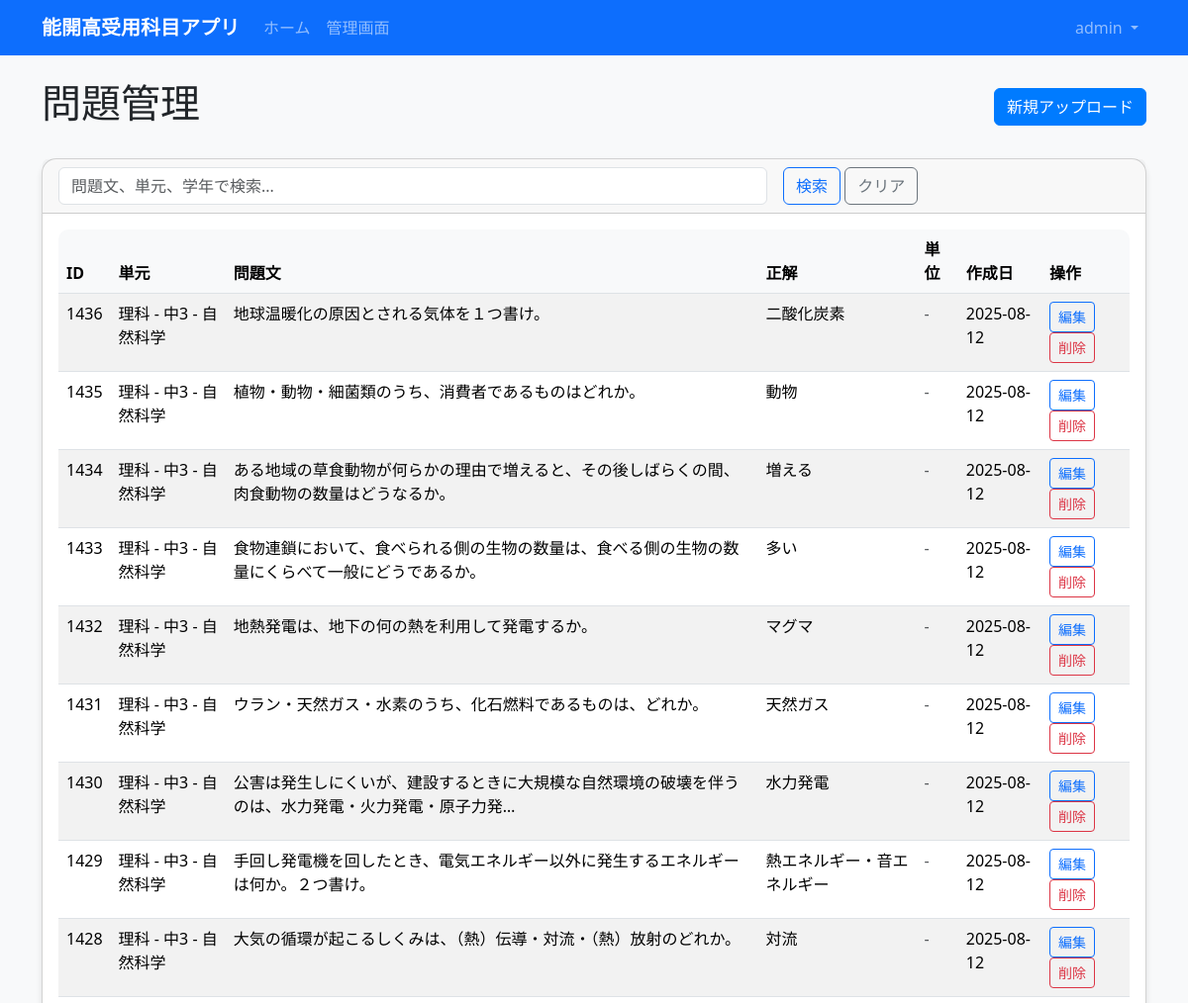
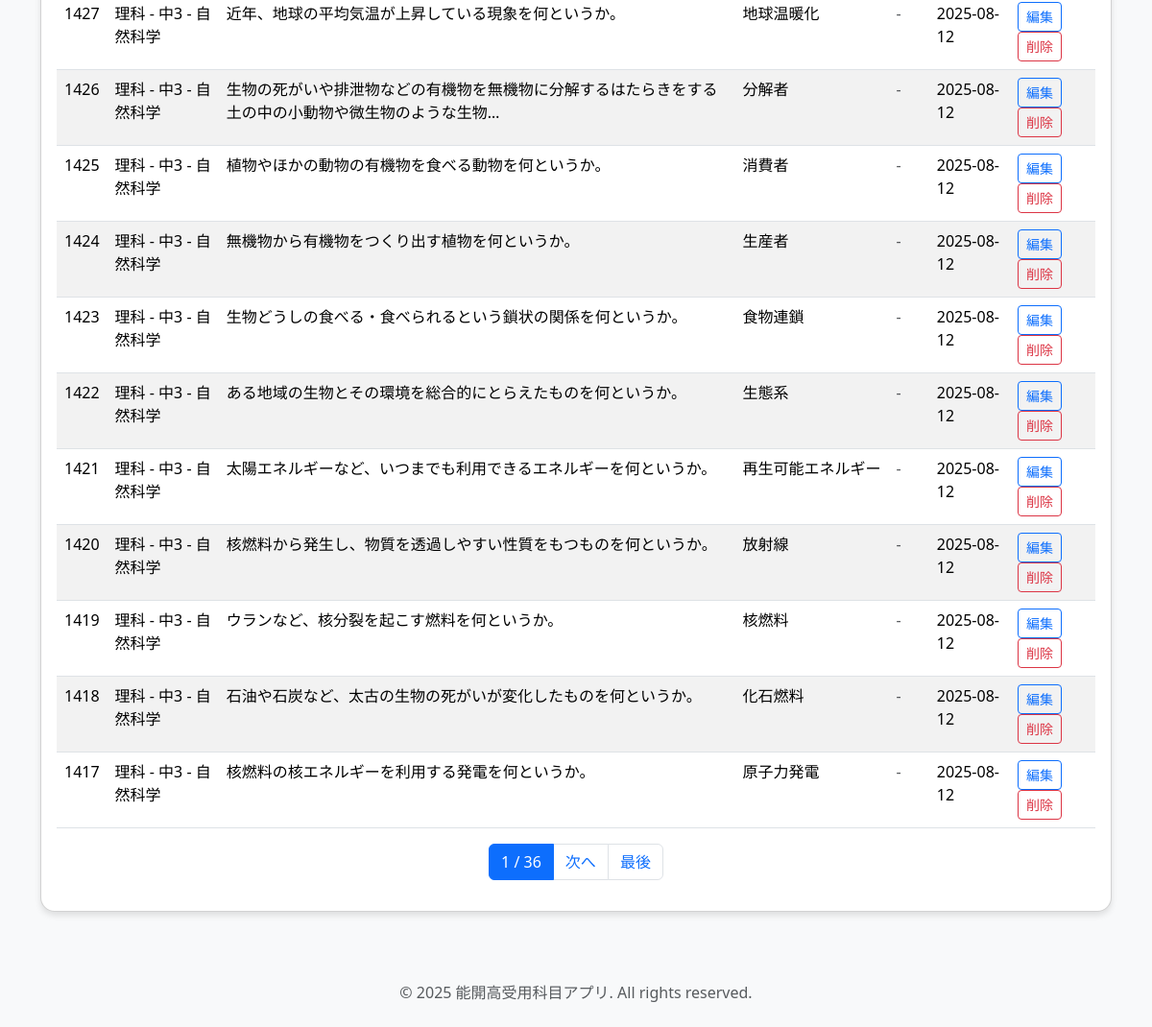
/admin-panel/questions/ (signed in), run on an earlier commit of the app's database (2 pictures, top to bottom).
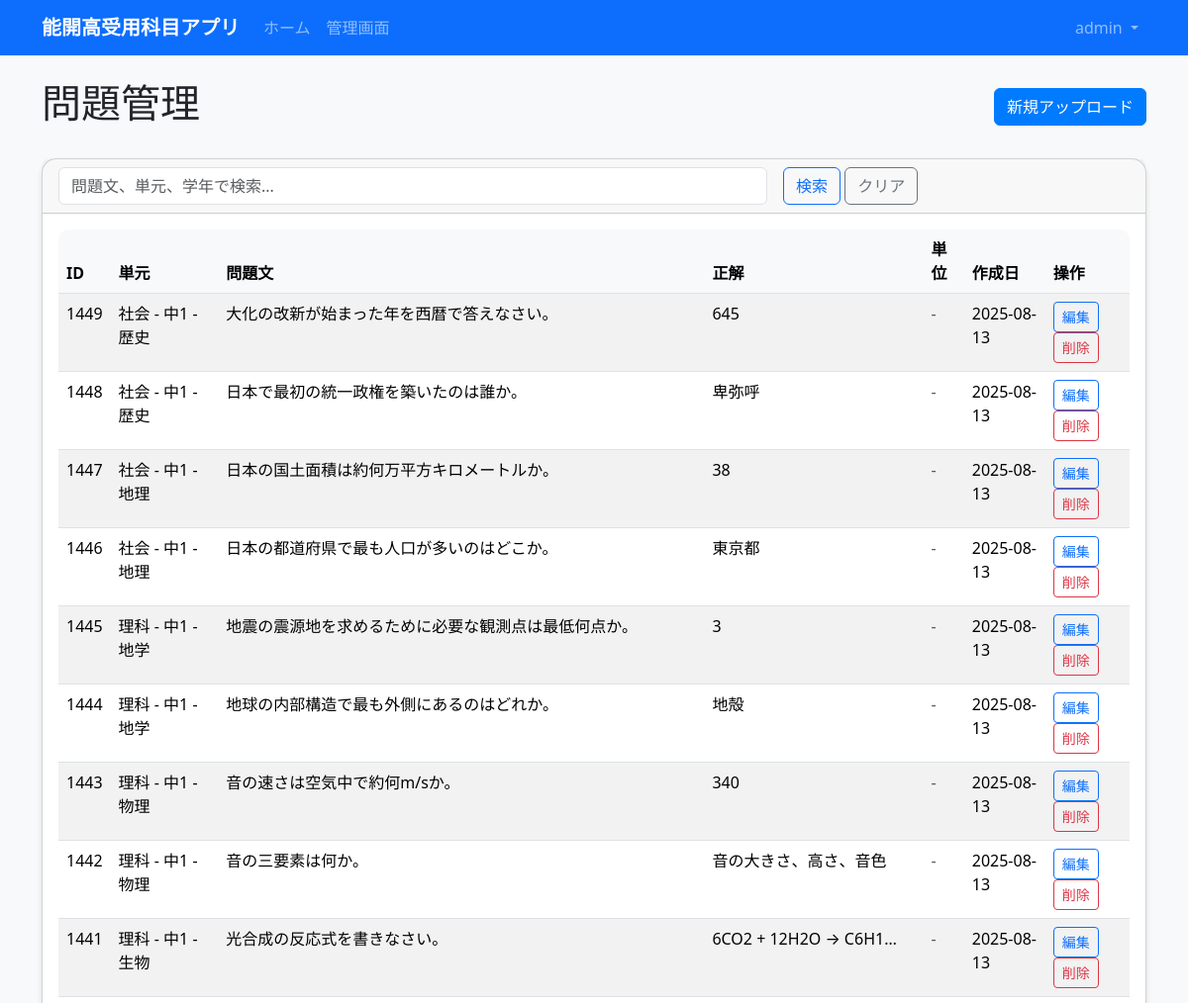
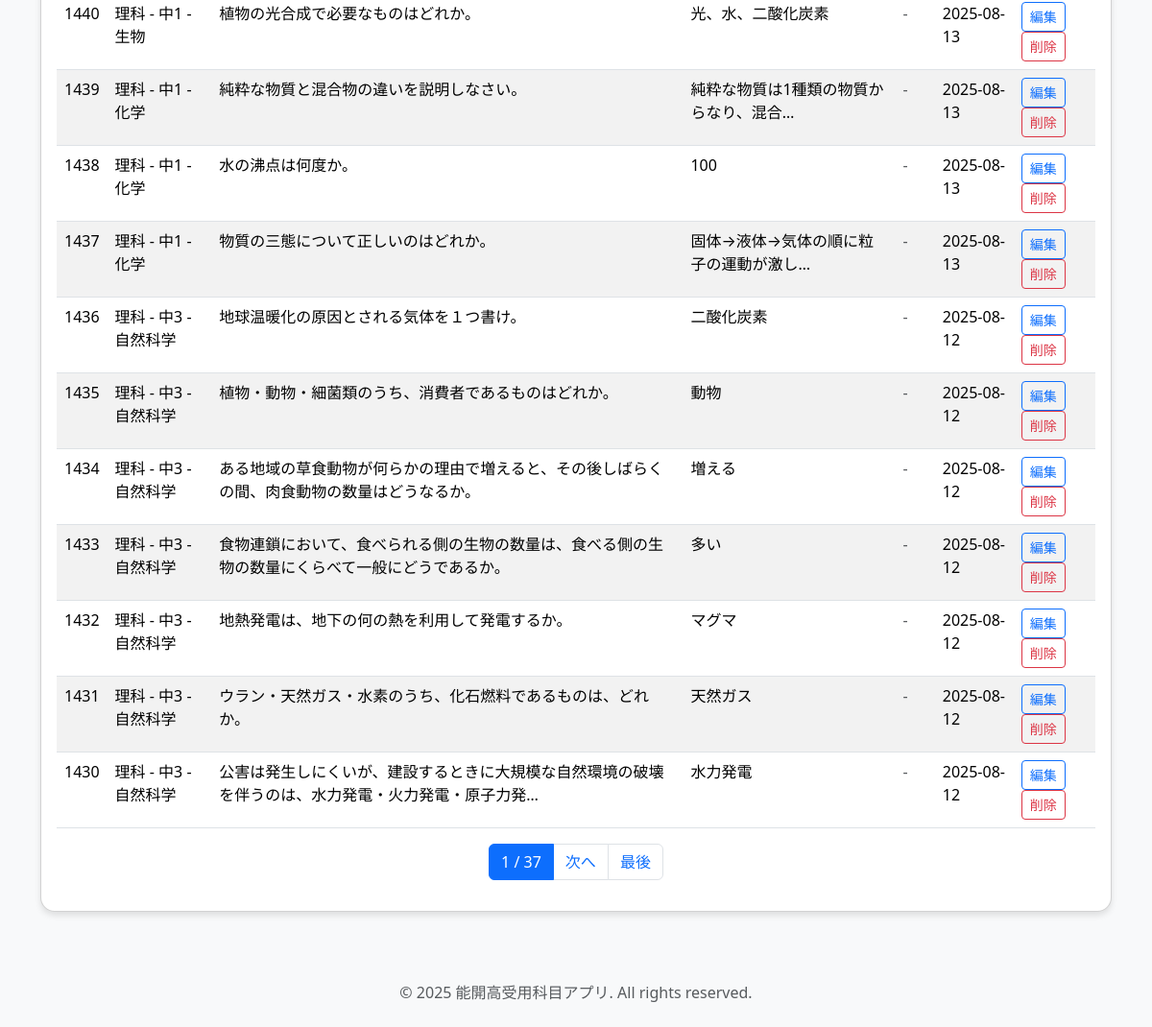
And on a later commit of the database (2 pictures, top to bottom).
### quiz_app/models.py (models this page shows, shortened)
class Question(models.Model):
    class QuestionType(models.TextChoices):
        TEXT = 'text', '記述問題'
        CHOICE = 'choice', '選択問題'
    unit = models.ForeignKey(
        Unit,
        on_delete=models.CASCADE,
        related_name='questions',
        verbose_name='単元'
    )
    source_id = models.CharField(max_length=50, verbose_name='元データID')
    question_type = models.CharField(
        max_length=10,
        choices=QuestionType.choices,
        default=QuestionType.TEXT,
        verbose_name='問題タイプ'
    )
    text = models.TextField(verbose_name='問題文')
    correct_answer = models.TextField(verbose_name='正解')
    accepted_alternatives = models.JSONField(
        default=list,
        blank=True,
        verbose_name='別解'
    )
    choices = models.JSONField(
        default=list,
        blank=True,
        verbose_name='選択肢'
    )
    requires_unit_label = models.BooleanField(
        default=False,
        verbose_name='単位ラベル必要'
    )
    unit_label_text = models.CharField(
        max_length=20,
        blank=True,
        verbose_name='単位ラベル'
    )
    parts_count = models.PositiveIntegerField(
        default=1,
        validators=[MinValueValidator(1), MaxValueValidator(10)],
        verbose_name='解答欄数'
    )
    created_at = models.DateTimeField(auto_now_add=True, verbose_name='作成日時')
    updated_at = models.DateTimeField(auto_now=True, verbose_name='更新日時')
    class Meta:
        verbose_name = '問題'
        verbose_name_plural = '問題'
        unique_together = ['unit', 'source_id']
        indexes = [
            models.Index(fields=['unit', 'source_id']),
        ]

class Unit(models.Model):
    subject = models.ForeignKey(
        Subject,
        on_delete=models.CASCADE,
        related_name='units',
        verbose_name='教科'
    )
    grade_year = models.CharField(max_length=10, verbose_name='学年')
    category = models.CharField(max_length=50, verbose_name='カテゴリ')
    unit_key = models.CharField(
        max_length=100,
        unique=True,
        verbose_name='単元キー'
    )
    class Meta:
        verbose_name = '単元'
        verbose_name_plural = '単元'
        unique_together = ['subject', 'grade_year', 'category']
    def __str__(self):
        return f"{self.subject.label_ja} - {self.grade_year} - {self.category}"

class Subject(models.Model):
    class Code(models.TextChoices):
        SCIENCE = 'science', '理科'
        SOCIAL = 'social', '社会'
    code = models.CharField(
        max_length=10,
        choices=Code.choices,
        unique=True,
        verbose_name='教科コード'
    )
    label_ja = models.CharField(max_length=20, verbose_name='教科名')
    class Meta:
        verbose_name = '教科'
        verbose_name_plural = '教科'

### admin_panel/views.py (the view)
# urls.py: path('questions/', views.QuestionListView.as_view(), name='questions'),
class QuestionListView(LoginRequiredMixin, AdminRequiredMixin, ListView):
    model = Question
    template_name = 'admin_panel/questions.html'
    context_object_name = 'questions'
    paginate_by = 20
    def get_queryset(self):
        queryset = Question.objects.select_related('unit').all()
        search = self.request.GET.get('search')
        if search:
            queryset = queryset.filter(
                Q(text__icontains=search) |
                Q(unit__category__icontains=search) |
                Q(unit__grade_year__icontains=search)
            )
        return queryset.order_by('-created_at')

### admin_panel/views.py (called while the page is built)
def admin_required(user):
    return user.is_authenticated and user.role == 'admin'

    def test_func(self):
        return admin_required(self.request.user)

### templates/admin_panel/questions.html (shortened to what the changed rows need)
{% extends 'base.html' %}
{% block content %}
<div class="row">
    <div class="col-12">
        <div class="d-flex justify-content-between align-items-center mb-4">
            <h1>問題管理</h1>
        </div>
    </div>
</div>
<div class="row">
    <div class="col-12">
        <div class="card">
            <div class="card-body">
                {% if questions %}
                    <div class="table-responsive">
                        <table class="table table-striped">
                            <thead>
                                <tr>
                                    <th>ID</th>
                                    <th>単元</th>
                                    <th>問題文</th>
                                    <th>正解</th>
                                    <th>単位</th>
                                    <th>作成日</th>
                                    <th>操作</th>
                                </tr>
                            </thead>
                            <tbody>
                                {% for question in questions %}
                                <tr>
                                    <td>{{ question.id }}</td>
                                    <td>{{ question.unit }}</td>
                                    <td>{{ question.text|truncatechars:50 }}</td>
                                    <td>{{ question.correct_answer|truncatechars:20 }}</td>
                                    <td>
                                        {% if question.unit_label_text %}
                                            <span class="badge bg-info">{{ question.unit_label_text }}</span>
                                        {% else %}
                                            <span class="text-muted">-</span>
                                        {% endif %}
                                    </td>
                                    <td>{{ question.created_at|date:"Y-m-d" }}</td>
                                    <td>
                                        <a href="{% url 'admin_panel:question_edit' question.id %}" class="btn btn-sm btn-outline-primary">編集</a>
                                        <a href="{% url 'admin_panel:question_delete' question.id %}" class="btn btn-sm btn-outline-danger" onclick="return confirm('本当に削除しますか？')">削除</a>
                                    </td>
                                </tr>
                                {% endfor %}
                            </tbody>
                        </table>
                    </div>
                    {% if is_paginated %}
                    <nav aria-label="ページナビゲーション">
                        <ul class="pagination justify-content-center">
                            <li class="page-item active">
                                <span class="page-link">{{ page_obj.number }} / {{ page_obj.paginator.num_pages }}</span>
                            </li>
                            {% if page_obj.has_next %}
                                <li class="page-item">
                                    <a class="page-link" href="?page={{ page_obj.next_page_number }}{% if request.GET.search %}&search={{ request.GET.search }}{% endif %}">次へ</a>
                                </li>
                                <li class="page-item">
                                    <a class="page-link" href="?page={{ page_obj.paginator.num_pages }}{% if request.GET.search %}&search={{ request.GET.search }}{% endif %}">最後</a>
                                </li>
                            {% endif %}
                        </ul>
                    </nav>
                    {% endif %}
                {% else %}
                    <div class="text-center py-4">
                        <p class="text-muted">問題が見つかりませんでした。</p>
                        <a href="{% url 'admin_panel:upload' %}" class="btn btn-primary">問題をアップロード</a>
                    </div>
                {% endif %}
            </div>
        </div>
    </div>
</div>
{% endblock %}

What changed in the data, as far as the page shows it:
no longer on this page (row unchanged): Question: id "1429", unit "理科 - 中3 - 自然科学", text "手回し発電機を回したとき、電気エネルギー以外に発生するエネルギーは何か。２つ書け。", correct_answer "熱エネルギー・音エネルギー", created_at "2025-08-12"
no longer on this page (row unchanged): Question: id "1428", unit "理科 - 中3 - 自然科学", text "大気の循環が起こるしくみは、（熱）伝導・対流・（熱）放射のどれか。", correct_answer "対流", created_at "2025-08-12"
no longer on this page (row unchanged): Question: id "1427", unit "理科 - 中3 - 自然科学", text "近年、地球の平均気温が上昇している現象を何というか。", correct_answer "地球温暖化", created_at "2025-08-12"
no longer on this page (row unchanged): Question: id "1426", unit "理科 - 中3 - 自然科学", text "生物の死がいや排泄物などの有機物を無機物に分解するはたらきをする土の中の小動物や微生物のような生物…", correct_answer "分解者", created_at "2025-08-12"
no longer on this page (row unchanged): Question: id "1425", unit "理科 - 中3 - 自然科学", text "植物やほかの動物の有機物を食べる動物を何というか。", correct_answer "消費者", created_at "2025-08-12"
no longer on this page (row unchanged): Question: id "1424", unit "理科 - 中3 - 自然科学", text "無機物から有機物をつくり出す植物を何というか。", correct_answer "生産者", created_at "2025-08-12"
no longer on this page (row unchanged): Question: id "1423", unit "理科 - 中3 - 自然科学", text "生物どうしの食べる・食べられるという鎖状の関係を何というか。", correct_answer "食物連鎖", created_at "2025-08-12"
no longer on this page (row unchanged): Question: id "1422", unit "理科 - 中3 - 自然科学", text "ある地域の生物とその環境を総合的にとらえたものを何というか。", correct_answer "生態系", created_at "2025-08-12"
no longer on this page (row unchanged): Question: id "1421", unit "理科 - 中3 - 自然科学", text "太陽エネルギーなど、いつまでも利用できるエネルギーを何というか。", correct_answer "再生可能エネルギー", created_at "2025-08-12"
no longer on this page (row unchanged): Question: id "1420", unit "理科 - 中3 - 自然科学", text "核燃料から発生し、物質を透過しやすい性質をもつものを何というか。", correct_answer "放射線", created_at "2025-08-12"
no longer on this page (row unchanged): Question: id "1419", unit "理科 - 中3 - 自然科学", text "ウランなど、核分裂を起こす燃料を何というか。", correct_answer "核燃料", created_at "2025-08-12"
no longer on this page (row unchanged): Question: id "1418", unit "理科 - 中3 - 自然科学", text "石油や石炭など、太古の生物の死がいが変化したものを何というか。", correct_answer "化石燃料", created_at "2025-08-12"
no longer on this page (row unchanged): Question: id "1417", unit "理科 - 中3 - 自然科学", text "核燃料の核エネルギーを利用する発電を何というか。", correct_answer "原子力発電", created_at "2025-08-12"
added Question: id "1449", unit "社会 - 中1 - 歴史", text "大化の改新が始まった年を西暦で答えなさい。", correct_answer "645", created_at "2025-08-13"
added Question: id "1448", unit "社会 - 中1 - 歴史", text "日本で最初の統一政権を築いたのは誰か。", correct_answer "卑弥呼", created_at "2025-08-13"
added Question: id "1447", unit "社会 - 中1 - 地理", text "日本の国土面積は約何万平方キロメートルか。", correct_answer "38", created_at "2025-08-13"
added Question: id "1446", unit "社会 - 中1 - 地理", text "日本の都道府県で最も人口が多いのはどこか。", correct_answer "東京都", created_at "2025-08-13"
added Question: id "1445", unit "理科 - 中1 - 地学", text "地震の震源地を求めるために必要な観測点は最低何点か。", correct_answer "3", created_at "2025-08-13"
added Question: id "1444", unit "理科 - 中1 - 地学", text "地球の内部構造で最も外側にあるのはどれか。", correct_answer "地殻", created_at "2025-08-13"
added Question: id "1443", unit "理科 - 中1 - 物理", text "音の速さは空気中で約何m/sか。", correct_answer "340", created_at "2025-08-13"
added Question: id "1442", unit "理科 - 中1 - 物理", text "音の三要素は何か。", correct_answer "音の大きさ、高さ、音色", created_at "2025-08-13"
added Question: id "1441", unit "理科 - 中1 - 生物", text "光合成の反応式を書きなさい。", correct_answer "6CO2 + 12H2O → C6H1…", created_at "2025-08-13"
added Question: id "1440", unit "理科 - 中1 - 生物", text "植物の光合成で必要なものはどれか。", correct_answer "光、水、二酸化炭素", created_at "2025-08-13"
added Question: id "1439", unit "理科 - 中1 - 化学", text "純粋な物質と混合物の違いを説明しなさい。", correct_answer "純粋な物質は1種類の物質からなり、混合…", created_at "2025-08-13"
added Question: id "1438", unit "理科 - 中1 - 化学", text "水の沸点は何度か。", correct_answer "100", created_at "2025-08-13"
added Question: id "1437", unit "理科 - 中1 - 化学", text "物質の三態について正しいのはどれか。", correct_answer "固体→液体→気体の順に粒子の運動が激し…", created_at "2025-08-13"
Also different on the page:
{{ page_obj.paginator.num_pages }}: "36" → "37"
